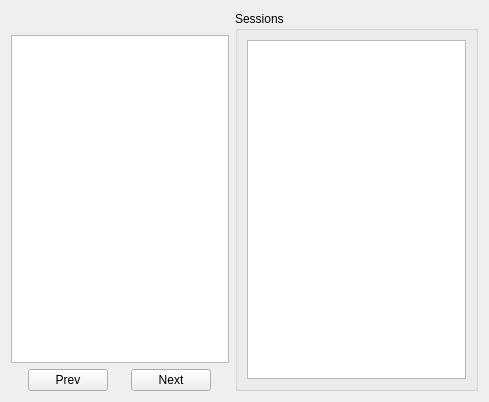
<?xml version="1.0" encoding="UTF-8"?>
<ui version="4.0">
 <class>RecordingViewerWidget</class>
 <widget class="QWidget" name="RecordingViewerWidget">
  <property name="geometry">
   <rect>
    <x>0</x>
    <y>0</y>
    <width>489</width>
    <height>402</height>
   </rect>
  </property>
  <property name="windowTitle">
   <string>Form</string>
  </property>
  <layout class="QGridLayout" name="gridLayout_2">
   <item row="0" column="0">
    <layout class="QVBoxLayout" name="verticalLayout">
     <item>
      <widget class="QLabel" name="titleLabel">
       <property name="sizePolicy">
        <sizepolicy hsizetype="Preferred" vsizetype="Maximum">
         <horstretch>0</horstretch>
         <verstretch>0</verstretch>
        </sizepolicy>
       </property>
       <property name="font">
        <font>
         <pointsize>12</pointsize>
         <weight>75</weight>
         <bold>true</bold>
        </font>
       </property>
       <property name="text">
        <string/>
       </property>
       <property name="alignment">
        <set>Qt::AlignCenter</set>
       </property>
      </widget>
     </item>
     <item>
      <widget class="GraphicsLayoutWidget" name="plotWidget">
       <property name="sizePolicy">
        <sizepolicy hsizetype="Expanding" vsizetype="Expanding">
         <horstretch>1</horstretch>
         <verstretch>1</verstretch>
        </sizepolicy>
       </property>
      </widget>
     </item>
     <item>
      <layout class="QHBoxLayout" name="horizontalLayout">
       <item>
        <widget class="QPushButton" name="previousButton">
         <property name="sizePolicy">
          <sizepolicy hsizetype="Fixed" vsizetype="Fixed">
           <horstretch>0</horstretch>
           <verstretch>0</verstretch>
          </sizepolicy>
         </property>
         <property name="text">
          <string>Prev</string>
         </property>
         <property name="icon">
          <iconset theme="go-previous"/>
         </property>
        </widget>
       </item>
       <item>
        <widget class="QPushButton" name="nextButton">
         <property name="sizePolicy">
          <sizepolicy hsizetype="Fixed" vsizetype="Fixed">
           <horstretch>0</horstretch>
           <verstretch>0</verstretch>
          </sizepolicy>
         </property>
         <property name="text">
          <string>Next</string>
         </property>
         <property name="icon">
          <iconset theme="go-next"/>
         </property>
        </widget>
       </item>
      </layout>
     </item>
    </layout>
   </item>
   <item row="0" column="1">
    <widget class="QGroupBox" name="groupBox">
     <property name="minimumSize">
      <size>
       <width>200</width>
       <height>0</height>
      </size>
     </property>
     <property name="title">
      <string>Sessions</string>
     </property>
     <layout class="QGridLayout" name="gridLayout">
      <item row="0" column="0">
       <widget class="QListWidget" name="sessionList">
        <property name="sizePolicy">
         <sizepolicy hsizetype="Preferred" vsizetype="Preferred">
          <horstretch>0</horstretch>
          <verstretch>0</verstretch>
         </sizepolicy>
        </property>
        <property name="showDropIndicator" stdset="0">
         <bool>false</bool>
        </property>
        <property name="alternatingRowColors">
         <bool>true</bool>
        </property>
        <property name="selectionMode">
         <enum>QAbstractItemView::SingleSelection</enum>
        </property>
        <property name="selectionBehavior">
         <enum>QAbstractItemView::SelectItems</enum>
        </property>
        <property name="resizeMode">
         <enum>QListView::Fixed</enum>
        </property>
       </widget>
      </item>
     </layout>
    </widget>
   </item>
  </layout>
 </widget>
 <customwidgets>
  <customwidget>
   <class>GraphicsLayoutWidget</class>
   <extends>QGraphicsView</extends>
   <header>pyqtgraph</header>
  </customwidget>
 </customwidgets>
 <resources/>
 <connections/>
</ui>
